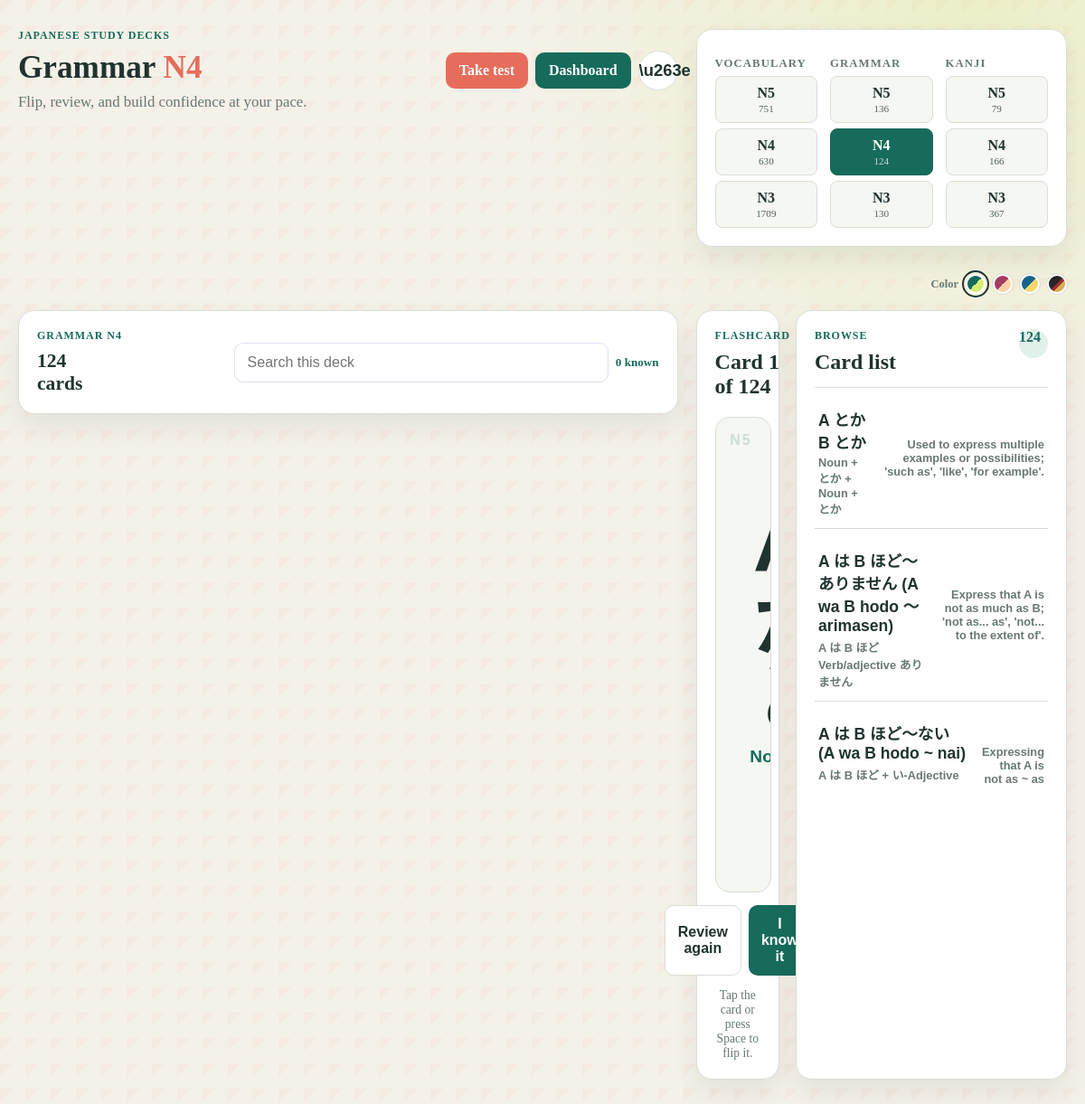
Page /study/grammar/N4 (signed in) on the committed database.
### app.py (models this page shows)
class Grammar(db.Model):
    id = db.Column(db.Integer, primary_key=True)
    level = db.Column(db.String(2), nullable=False)
    point = db.Column(db.String(300), nullable=False)
    meaning = db.Column(db.Text, nullable=False)
    formation = db.Column(db.Text, nullable=False, default='')
    example_japanese = db.Column(db.Text, nullable=False, default='')
    example_english = db.Column(db.Text, nullable=False, default='')
    __table_args__ = (db.UniqueConstraint('level', 'point', name='unique_grammar_level_point'),)

### app.py (the view)
@app.route('/study/<category>/<level>')
@login_required
def study_deck(category, level):
    category = category.lower()
    level = level.upper()
    if category not in {'vocabulary', 'grammar', 'kanji'} or level not in {'N5', 'N4', 'N3'}:
        abort(404)
    if category == 'vocabulary':
        items = Vocabulary.query.filter_by(level=level).order_by(Vocabulary.id).all()
        data = [{'front': item.japanese, 'reading': item.reading, 'meaning': item.meaning,
                 'detail': item.example, 'type': item.part_of_speech} for item in items]
    elif category == 'grammar':
        items = Grammar.query.filter_by(level=level).order_by(Grammar.id).all()
        data = [{'front': item.point, 'reading': item.formation, 'meaning': item.meaning,
                 'detail': item.example_japanese, 'extra': item.example_english, 'type': 'grammar'} for item in items]
    else:
        items = Kanji.query.filter_by(level=level).order_by(Kanji.id).all()
        data = [{'front': item.character, 'reading': item.readings, 'meaning': item.meaning,
                 'detail': item.mnemonic, 'extra': item.vocabulary, 'type': 'kanji'} for item in items]
    counts = {
        'vocabulary': {deck_level: Vocabulary.query.filter_by(level=deck_level).count() for deck_level in ('N5', 'N4', 'N3')},
        'grammar': {deck_level: Grammar.query.filter_by(level=deck_level).count() for deck_level in ('N5', 'N4', 'N3')},
        'kanji': {deck_level: Kanji.query.filter_by(level=deck_level).count() for deck_level in ('N5', 'N4', 'N3')},
    }
    return render_template('study.html', category=category, level=level, items=data, counts=counts)

### app.py (called while the page is built)
@login_manager.user_loader
def load_user(user_id):
    return User.query.get(int(user_id))

### templates/study.html (shortened to what this page needs)
<!DOCTYPE html>
<html lang="en">
  <head>
    <link rel="stylesheet" href="{{ url_for('static', filename='style.css') }}" />
  </head>
  <body>
    <main class="container study-page">
      <header class="study-header">
        <div>
          <p class="eyebrow">Japanese study decks</p>
          <h1>{{ category|title }} <span class="level-mark">{{ level }}</span></h1>
          <p class="greeting">Flip, review, and build confidence at your pace.</p>
        </div>
        <div class="study-header-actions">
          <a class="button-link test-header-link" href="{{ url_for('test_deck', category=category, level=level) }}">Take test</a>
          <a class="button-link" href="{{ url_for('home') }}">Dashboard</a>
          <button class="theme-toggle" id="themeToggle" type="button" aria-label="Switch to dark mode" title="Switch theme"><span id="themeIcon">&#9790;</span></button>
        </div>
      </header>
      <div class="theme-picker study-theme-picker" aria-label="Color theme">
        <span>Color</span>
        <button class="theme-swatch moss" type="button" data-theme="moss" aria-label="Moss theme"></button>
        <button class="theme-swatch sakura" type="button" data-theme="sakura" aria-label="Sakura theme"></button>
        <button class="theme-swatch ocean" type="button" data-theme="ocean" aria-label="Ocean theme"></button>
        <button class="theme-swatch samurai" type="button" data-theme="samurai" aria-label="Samurai theme"></button>
      </div>
      <section class="deck-nav card" aria-label="Study deck selection">
        <div class="deck-nav-group">
          <strong>Vocabulary</strong>
          {% for deck_level in ['N5', 'N4', 'N3'] %}
            <a class="deck-button" href="{{ url_for('study_deck', category='vocabulary', level=deck_level) }}">{{ deck_level }} <small>{{ counts['vocabulary'].get(deck_level, 0) }}</small></a>
          {% endfor %}
        </div>
        <div class="deck-nav-group">
          <strong>Grammar</strong>
          {% for deck_level in ['N5', 'N4', 'N3'] %}
            <a class="deck-button{% if category == 'grammar' and level == deck_level %} active{% endif %}" href="{{ url_for('study_deck', category='grammar', level=deck_level) }}">{{ deck_level }} <small>{{ counts['grammar'].get(deck_level, 0) }}</small></a>
          {% endfor %}
        </div>
        <div class="deck-nav-group">
          <strong>Kanji</strong>
          {% for deck_level in ['N5', 'N4', 'N3'] %}
            <a class="deck-button{% if category == 'kanji' and level == deck_level %} active{% endif %}" href="{{ url_for('study_deck', category='kanji', level=deck_level) }}">{{ deck_level }} <small>{{ counts['kanji'].get(deck_level, 0) }}</small></a>
          {% endfor %}
        </div>
      </section>
      {% if items %}
        <section class="study-toolbar card">
          <div><p class="eyebrow">{{ category|title }} {{ level }}</p><h2><span id="deckCount">{{ items|length }}</span> cards</h2></div>
          <div class="vocab-controls"><label class="sr-only" for="studySearch">Search deck</label><input id="studySearch" type="search" placeholder="Search this deck" /><span class="progress-label" id="knownLabel">0 known</span></div>
        </section>
        <section class="study-grid">
          <div class="card flashcard-panel">
            <div class="panel-heading"><div><p class="eyebrow">Flashcard</p><h2 id="cardPosition">Card 1 of {{ items|length }}</h2></div><a class="text-link" href="{{ url_for('test_deck', category=category, level=level) }}">Take test</a></div>
            <button class="flashcard" id="flashcard" type="button" aria-label="Show answer">
              <span class="flashcard-face flashcard-front"><span class="word-japanese" id="cardFront"></span><span class="word-reading" id="cardReading"></span><span class="flip-hint">Show answer</span></span>
            </button>
            <div class="flashcard-actions"><button class="learn-button" id="learningButton" type="button">Review again</button><button class="know-button" id="knownButton" type="button">I know it</button></div>
            <p class="deck-status" id="deckStatus" role="status">Tap the card or press Space to flip it.</p>
          </div>
          <div class="card word-list-panel"><div class="panel-heading"><div><p class="eyebrow">Browse</p><h2>Card list</h2></div><span class="history-count" id="visibleCount">{{ items|length }}</span></div><div class="word-list" id="wordList">{% for item in items %}<button class="word-row" type="button" data-index="{{ loop.index0 }}" data-search="{{ (item.front ~ ' ' ~ item.reading ~ ' ' ~ item.meaning)|lower }}"><span><strong>{{ item.front }}</strong><small>{{ item.reading }}</small></span><span class="word-row-meaning">{{ item.meaning }}</span></button>{% endfor %}</div></div>
        </section>
      {% else %}
        <section class="card empty-vocab"><p class="eyebrow">Deck unavailable</p><h2>No {{ category }} {{ level }} data has been imported yet.</h2><p>Choose another level, or add the matching source file and run the importer.</p></section>
      {% endif %}
    </main>
  </body>
</html>

### rows in the picture
Grammar: front "A とか B とか", reading "Noun + とか + Noun + とか", meaning "Used to express multiple examples or possibilities; 'such as', 'like', 'for example'."
Grammar: front "A は B ほど～ありません (A wa B hodo ～ arimasen)", reading "A は B ほど Verb/adjective ありません", meaning "Express that A is not as much as B; 'not as... as', 'not... to the extent of'."
Grammar: front "A は B ほど～ない (A wa B hodo ~ nai)", reading "A は B ほど + い-Adjective…", meaning "Expressing that A is not as ~ as…"

### other values in the picture
{{ category|title }} "Grammar"
{{ level }} "N4"
{{ deck_level }} "N5" "N4" "N3"
{{ counts['vocabulary'].get(deck_level, 0) }} "751" "630" "1709"
{{ counts['grammar'].get(deck_level, 0) }} "136" "124" "130"
{{ counts['kanji'].get(deck_level, 0) }} "79" "166" "367"
{{ category|title }} "GRAMMAR"
{{ items|length }} "124"
